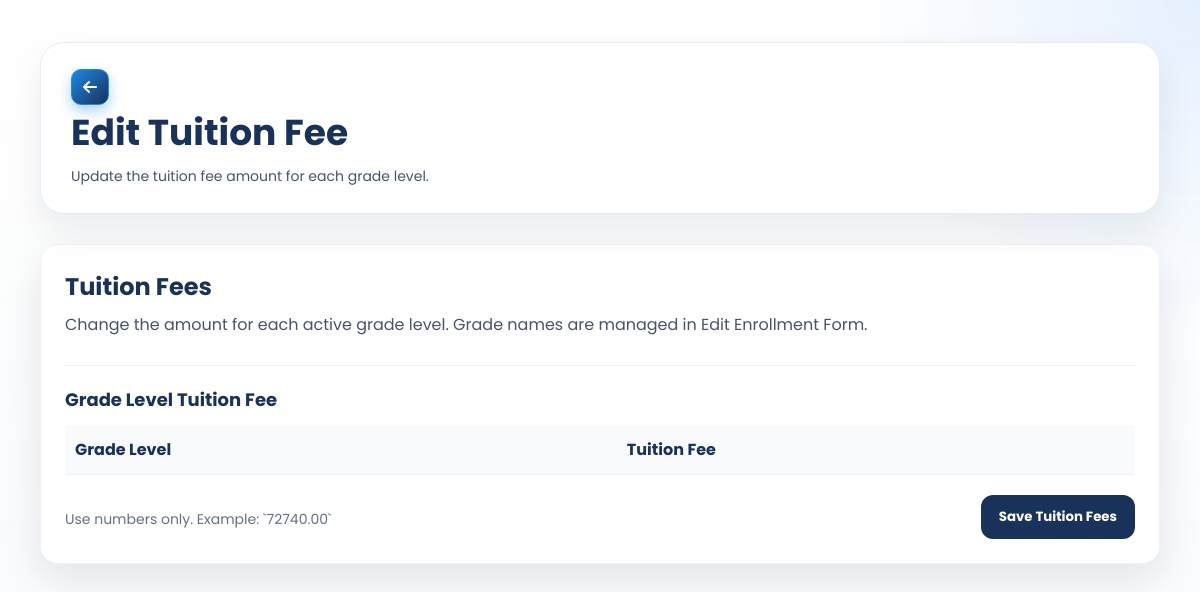
Before: /SmartEnroll/edit_tuition_fee.php (signed in) with the older database file.
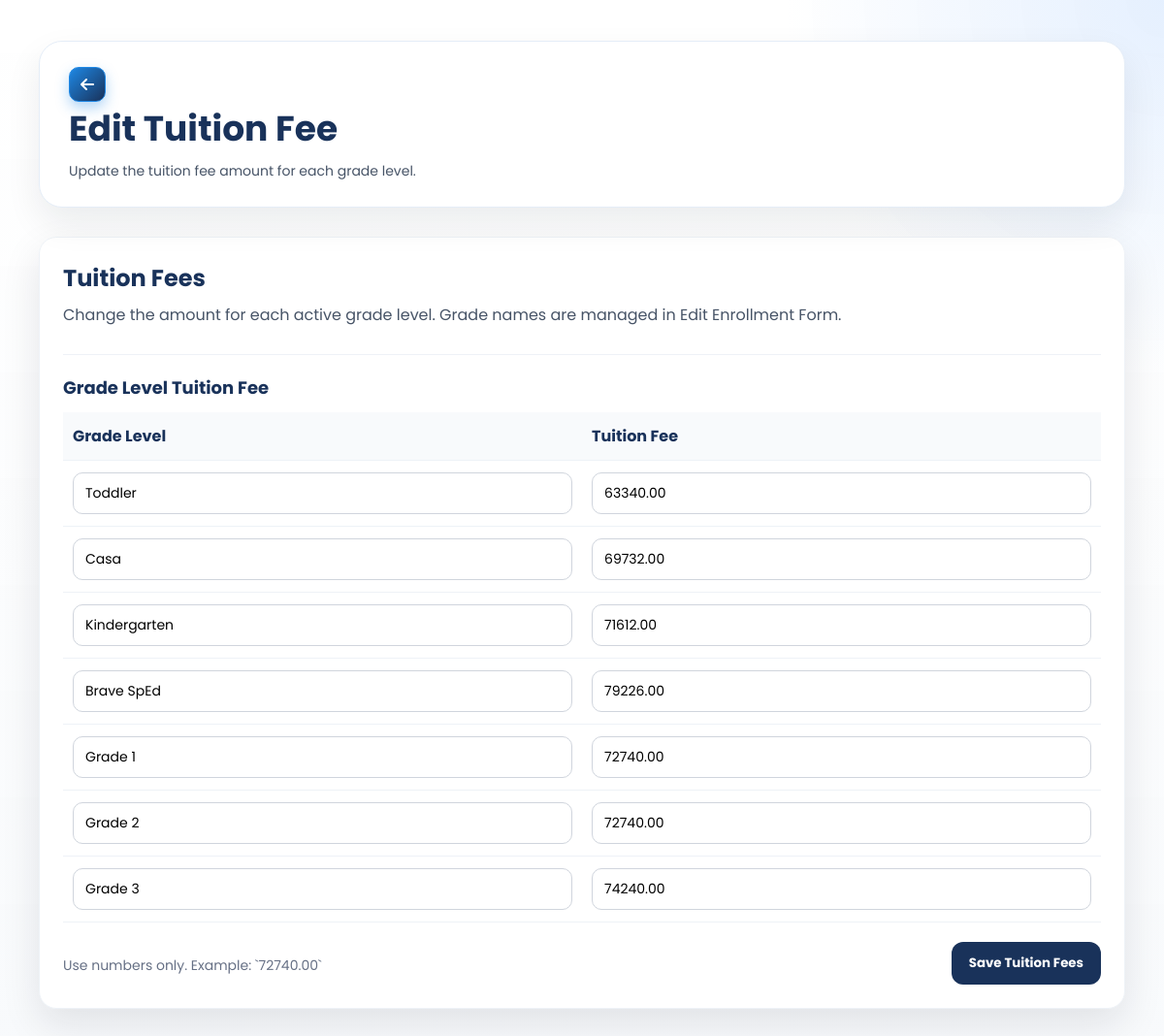
After: the same page with the newer database file.
### tables this page shows
CREATE TABLE `enrollment_grade_levels` (
  `id` int(11) NOT NULL,
  `grade_key` varchar(150) NOT NULL,
  `grade_label` varchar(150) NOT NULL,
  `tuition_fee` decimal(12,2) NOT NULL DEFAULT 0.00,
  `sort_order` int(11) NOT NULL DEFAULT 0,
  `is_active` tinyint(1) NOT NULL DEFAULT 1,
  `created_at` timestamp NOT NULL DEFAULT current_timestamp()
);

### SmartEnroll/enrollment_form_config.php (called while the page is built, shortened)
<?php
function smartenroll_grade_level_defaults(): array
{
    return [
        ['grade_key' => 'Toddler', 'grade_label' => 'Toddler', 'tuition_fee' => 63340.00, 'sort_order' => 10],
        ['grade_key' => 'Casa', 'grade_label' => 'Casa', 'tuition_fee' => 69732.00, 'sort_order' => 20],
        ['grade_key' => 'Kindergarten', 'grade_label' => 'Kindergarten', 'tuition_fee' => 71612.00, 'sort_order' => 30],
        ['grade_key' => 'Brave', 'grade_label' => 'Brave SpEd', 'tuition_fee' => 79226.00, 'sort_order' => 40],
        ['grade_key' => 'Grade 1', 'grade_label' => 'Grade 1', 'tuition_fee' => 72740.00, 'sort_order' => 50],
        ['grade_key' => 'Grade 2', 'grade_label' => 'Grade 2', 'tuition_fee' => 72740.00, 'sort_order' => 60],
        ['grade_key' => 'Grade 3', 'grade_label' => 'Grade 3', 'tuition_fee' => 74240.00, 'sort_order' => 70],
    ];
}
function smartenroll_grade_level_connection(?mysqli $conn, bool &$ownsConnection): mysqli
{
    $ownsConnection = true;
    return smartenroll_auth_db();
}
function smartenroll_seed_grade_levels(mysqli $conn): void
{
    $countResult = $conn->query("SELECT COUNT(*) AS total FROM enrollment_grade_levels");
    $count = (int)($countResult->fetch_assoc()['total'] ?? 0);
    if ($count > 0) {
        return;
    }
}
function smartenroll_restore_toddler_grade_level(mysqli $conn): void
{
    $toddlerRow = null;
    foreach (smartenroll_grade_level_defaults() as $row) {
        if (((string)($row['grade_key'] ?? '')) === 'Toddler') {
            $toddlerRow = $row;
            break;
        }
    }
    $stmt = $conn->prepare(
        "INSERT INTO enrollment_grade_levels (grade_key, grade_label, tuition_fee, sort_order, is_active)
         VALUES (?, ?, ?, ?, 1)
         ON DUPLICATE KEY UPDATE
            grade_label = VALUES(grade_label),
            tuition_fee = VALUES(tuition_fee),
            sort_order = VALUES(sort_order),
            is_active = 1"
    );
    $gradeKey = (string)$toddlerRow['grade_key'];
    $gradeLabel = (string)$toddlerRow['grade_label'];
    $tuitionFee = (float)$toddlerRow['tuition_fee'];
    $sortOrder = (int)$toddlerRow['sort_order'];
}
function smartenroll_get_grade_levels(?mysqli $conn = null): array
{
    $ownsConnection = false;
    $db = smartenroll_grade_level_connection($conn, $ownsConnection);
    try {
        smartenroll_seed_grade_levels($db);
        $rows = [];
        $result = $db->query(
            "SELECT id, grade_key, grade_label, tuition_fee, sort_order, is_active
             FROM enrollment_grade_levels
             WHERE is_active = 1
             ORDER BY sort_order ASC, id ASC"
        );
        while ($row = $result->fetch_assoc()) {
            $row['id'] = (int)($row['id'] ?? 0);
            $row['tuition_fee'] = round((float)($row['tuition_fee'] ?? 0), 2);
            $row['sort_order'] = (int)($row['sort_order'] ?? 0);
            $row['is_active'] = (int)($row['is_active'] ?? 0);
            $rows[] = $row;
        }
        return $rows;
    } finally {
        if ($ownsConnection) {
            $db->close();
        }
    }
}

### SmartEnroll/edit_tuition_fee.php (the view, shortened to what this page needs)
<?php
require_once __DIR__ . '/enrollment_form_config.php';
$errorMessage = '';
try {
    $gradeLevels = smartenroll_get_grade_levels();
} catch (Throwable $e) {
    $gradeLevels = [];
    if ($errorMessage === '') {
        $errorMessage = $e->getMessage();
    }
}
?>
<!DOCTYPE html>
<html lang="en">
<head>
    <link rel="stylesheet" href="css/style.css">
    <link rel="stylesheet" href="css/editable_enrollment_form.css">
    <link rel="stylesheet" href="https://cdnjs.cloudflare.com/ajax/libs/font-awesome/6.5.0/css/all.min.css">
</head>
<body class="dashboard-page dashboard-white-page">
<main class="dashboard-main">
    <div class="dashboard-header student-header">
        <div class="student-header-left">
            <a href="dashboard.php" class="dashboard-link back-left">
                <i class="fa-solid fa-arrow-left"></i>
            </a>
            <div class="student-header-title">
                <h1>Edit Tuition Fee</h1>
                <p>Update the tuition fee amount for each grade level.</p>
            </div>
        </div>
    </div>
    <div class="settings-card">
        <div class="settings-intro">
            <h2>Tuition Fees</h2>
            <p>Change the amount for each active grade level. Grade names are managed in Edit Enrollment Form.</p>
        </div>
        <form method="post">
            <div class="settings-subsection">
                <h3 class="detail-section-title">Grade Level Tuition Fee</h3>
                <div class="settings-table-wrap">
                    <table class="settings-table">
                        <thead>
                            <tr>
                                <th>Grade Level</th>
                                <th>Tuition Fee</th>
                            </tr>
                        </thead>
                        <tbody>
                            <?php foreach ($gradeLevels as $row): ?>
                                <tr>
                                    <td>
                                        <input type="text" value="<?php echo htmlspecialchars((string)$row['grade_label']); ?>" readonly>
                                    </td>
                                    <td>
                                        <input
                                            type="number"
                                            name="tuition_fee[]"
                                            value="<?php echo htmlspecialchars(number_format((float)$row['tuition_fee'], 2, '.', '')); ?>"
                                            min="0"
                                            step="0.01"
                                            inputmode="decimal"
                                            required
                                        >
                                    </td>
                                </tr>
                            <?php endforeach; ?>
                        </tbody>
                    </table>
                </div>
                <div class="settings-actions">
                    <span class="settings-help">Use numbers only. Example: `72740.00`</span>
                    <button type="submit" class="settings-save-btn">Save Tuition Fees</button>
                </div>
            </div>
        </form>
    </div>
</main>
</body>
</html>

### SmartEnroll/css/style.css (style rules this page uses)
* { margin: 0; padding: 0; box-sizing: border-box; font-family: 'Poppins', sans-serif; }
:root { --logo-blue: #19325a; --logo-blue-light: #1e88e5; --logo-yellow: #fdd835; --logo-yellow-soft: #ffe970; --logo-green: #43a047; }
body, html { height: 100%; color: #fff; }
html { scroll-behavior: smooth; }
body { background: #0f172a; }
.dashboard-page { background: linear-gradient(135deg, rgba(12, 25, 47, 0.72), rgba(25, 50, 90, 0.48)), #f5f6f8; color: #1b1f2a; position: relative; min-height: 100vh; overflow-x: hidden; }
.dashboard-page::before { content: ""; position: fixed; inset: 0; background: linear-gradient(135deg, rgba(12, 25, 47, 0.5), rgba(25, 50, 90, 0.18)), url('../assets/img1.jpg') center center / cover no-repeat; filter: blur(5px) saturate(1.05); transform: scale(1.05); z-index: 0; }
.dashboard-page::after { content: ""; position: fixed; inset: 0; background: radial-gradient(circle at top right, rgba(253, 216, 53, 0.22), transparent 28%), linear-gradient(180deg, rgba(255, 255, 255, 0.08), rgba(255, 255, 255, 0.16)); z-index: 0; pointer-events: none; }
.dashboard-page.dashboard-white-page { background: #f8fafc; }
.dashboard-page.dashboard-white-page::before { display: none; }
.dashboard-page.dashboard-white-page::after { background: radial-gradient(circle at top right, rgba(219, 234, 254, 0.72), transparent 24%), linear-gradient(180deg, rgba(255, 255, 255, 0.96), rgba(248, 250, 252, 1)); }
.dashboard-page.dashboard-white-page .dashboard-header { background: #ffffff; border: 1px solid #e5edf7; box-shadow: 0 16px 36px rgba(15, 23, 42, 0.08); }
.dashboard-page.dashboard-white-page .dashboard-header h1 { color: var(--logo-blue); }
.dashboard-page.dashboard-white-page .dashboard-header p { color: #475467; }
.dashboard-main { width: min(1680px, calc(100vw - 40px)); max-width: 1680px; margin: 0 auto; padding: 42px 20px 56px; position: relative; z-index: 1; }
.dashboard-header { display: flex; align-items: center; justify-content: space-between; gap: 20px; margin-bottom: 30px; padding: 26px 30px; border-radius: 24px; background: linear-gradient(135deg, rgba(255, 255, 255, 0.2), rgba(245, 248, 255, 0.12)); backdrop-filter: blur(14px); box-shadow: 0 20px 48px rgba(4, 12, 26, 0.24); border: 1px solid rgba(255, 255, 255, 0.22); }
.dashboard-header h1 { color: #ffffff; font-size: clamp(2rem, 3vw, 2.6rem); margin-bottom: 6px; }
.dashboard-header p { color: rgba(225, 232, 244, 0.88); font-size: 14px; }
.dashboard-link { text-decoration: none; color: var(--logo-blue); font-weight: 700; background: rgba(253, 216, 53, 0.95); padding: 12px 18px; border-radius: 999px; box-shadow: 0 10px 24px rgba(253, 216, 53, 0.26); transition: transform 0.2s ease, box-shadow 0.2s ease, background 0.2s ease; }

Changed rows visible on the page:
added enrollment_grade_levels: grade_label "Toddler", tuition_fee "63340.00"
added enrollment_grade_levels: grade_label "Casa", tuition_fee "69732.00"
added enrollment_grade_levels: grade_label "Kindergarten", tuition_fee "71612.00"
added enrollment_grade_levels: grade_label "Brave SpEd", tuition_fee "79226.00"
added enrollment_grade_levels: grade_label "Grade 1", tuition_fee "72740.00"
added enrollment_grade_levels: grade_label "Grade 2", tuition_fee "72740.00"
added enrollment_grade_levels: grade_label "Grade 3", tuition_fee "74240.00"
